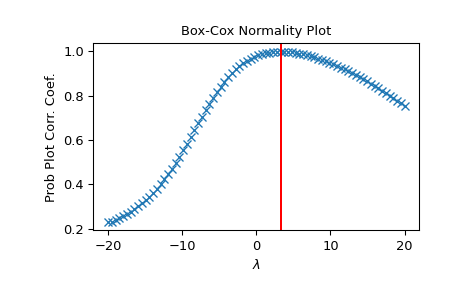

Source code (Python):
from scipy import stats
import matplotlib.pyplot as plt

# Generate some non-normally distributed data, and create a Box-Cox plot:

x = stats.loggamma.rvs(5, size=500) + 5
fig = plt.figure()
ax = fig.add_subplot(111)
prob = stats.boxcox_normplot(x, -20, 20, plot=ax)

# Determine and plot the optimal ``lmbda`` to transform ``x`` and plot it in
# the same plot:

_, maxlog = stats.boxcox(x)
ax.axvline(maxlog, color='r')

plt.show()
